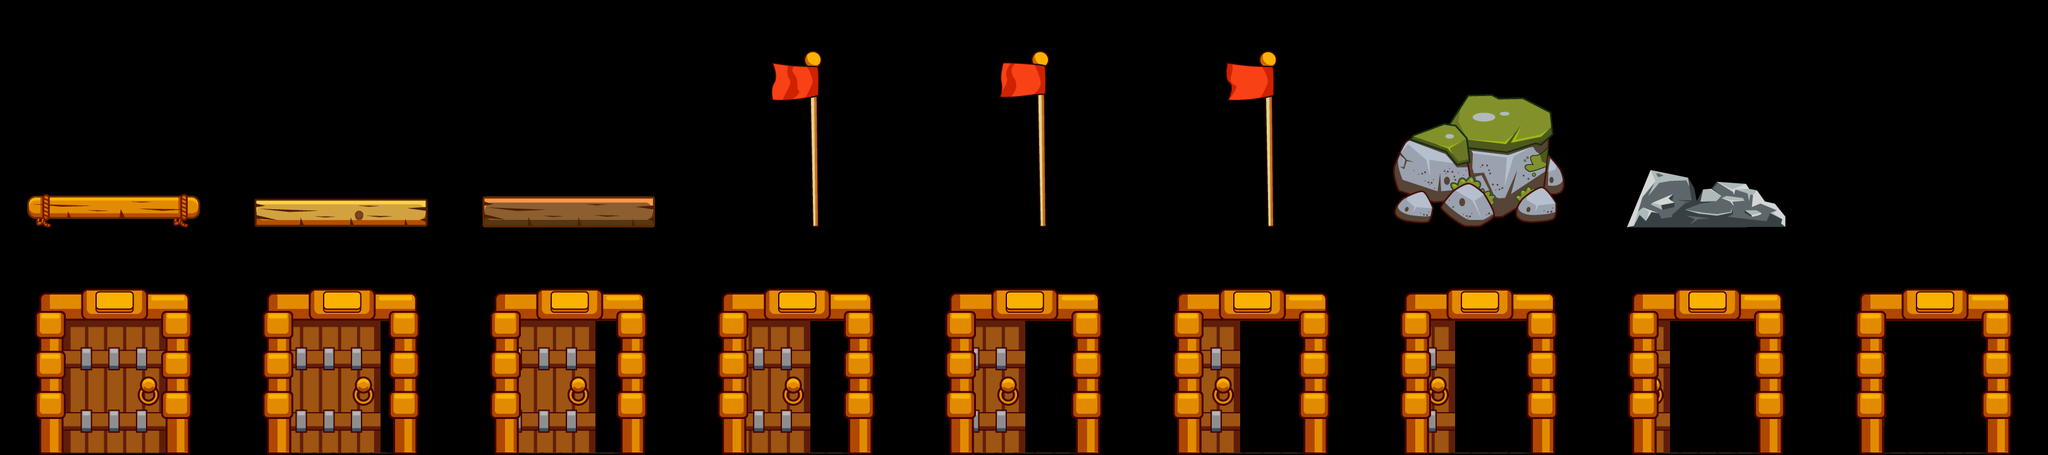

A 2D game scene composited from a Tiled map and its tileset images. What follows is a short description and the map's XML, with every tile layer's data as written:
An orthogonal 9x2 tile map with 360x360 px tiles, 1 tile layer (Vrstva dlaždic 1).

<map version="1.0" tiledversion="1.0.3" orientation="orthogonal" renderorder="right-down" width="9" height="2" tilewidth="360" tileheight="360" nextobjectid="1">
 <tileset firstgid="1" name="items360Tiles" tilewidth="360" tileheight="360" tilecount="17" columns="0">
  <grid orientation="orthogonal" width="1" height="1" />
  <tile id="0">
   <image width="360" height="360" source="items 360 x 360/flag1.png" />
  </tile>
  <tile id="1">
   <image width="360" height="360" source="items 360 x 360/flag2.png" />
  </tile>
  <tile id="2">
   <image width="360" height="360" source="items 360 x 360/flag3.png" />
  </tile>
  <tile id="3">
   <image width="360" height="360" source="items 360 x 360/platform1.png" />
  </tile>
  <tile id="4">
   <image width="360" height="360" source="items 360 x 360/platform2.png" />
  </tile>
  <tile id="5">
   <image width="360" height="360" source="items 360 x 360/platform3.png" />
  </tile>
  <tile id="6">
   <image width="360" height="360" source="items 360 x 360/door1.png" />
  </tile>
  <tile id="7">
   <image width="360" height="360" source="items 360 x 360/door2.png" />
  </tile>
  <tile id="8">
   <image width="360" height="360" source="items 360 x 360/door3.png" />
  </tile>
  <tile id="9">
   <image width="360" height="360" source="items 360 x 360/door4.png" />
  </tile>
  <tile id="10">
   <image width="360" height="360" source="items 360 x 360/door5.png" />
  </tile>
  <tile id="11">
   <image width="360" height="360" source="items 360 x 360/door6.png" />
  </tile>
  <tile id="12">
   <image width="360" height="360" source="items 360 x 360/door7.png" />
  </tile>
  <tile id="13">
   <image width="360" height="360" source="items 360 x 360/door8.png" />
  </tile>
  <tile id="14">
   <image width="360" height="360" source="items 360 x 360/door9.png" />
  </tile>
  <tile id="15">
   <image width="360" height="360" source="items 360 x 360/stones 1 360x360.png" />
  </tile>
  <tile id="16">
   <image width="360" height="360" source="items 360 x 360/stones 2 360x360.png" />
  </tile>
 </tileset>
 <layer name="Vrstva dlaždic 1" width="9" height="2">
  <data encoding="csv">
4,5,6,1,2,3,16,17,0,
7,8,9,10,11,12,13,14,15
</data>
 </layer>
</map>
